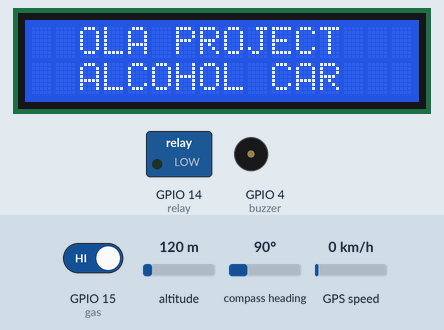
Bench run of a sketch on a simulated ESP32. On the bench: 16×2 character LCD, switched loads named in the sketch (green lamp = pin HIGH), buzzer (waves = sounding, pin HIGH). Inputs (shaded band) come from the test bench; at power-on: GPIO 15 (gas) HIGH, altitude 120 m, compass heading 90°, GPS speed 0 km/h. WiFi joins after 1.5 s; servers stay silent unless stated; the GPS gets a fix after 3 s at 37.7749, -122.4194 with 8 satellites; what the sketch prints to the serial monitor is not drawn.

Above: at 1.6 s.
At 5.7 s:
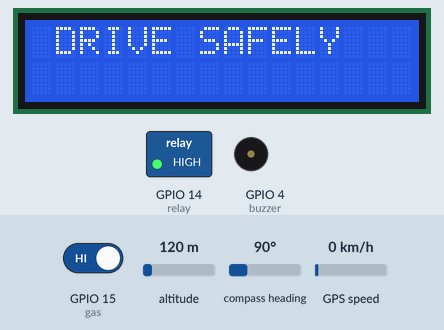
5.8 s: GPIO 15 (gas) driven LOW
At 7.6 s:
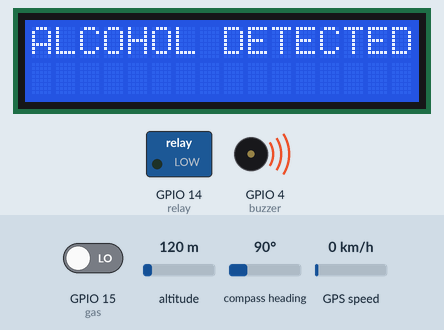
8.1 s: GPIO 15 (gas) driven HIGH
At 10.7 s:
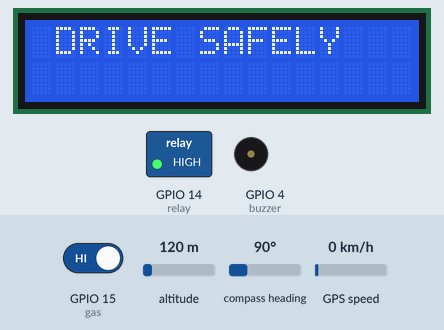
Timing chart, 0 to 12.2 s (numbered marks = the images above; inputs shaded):
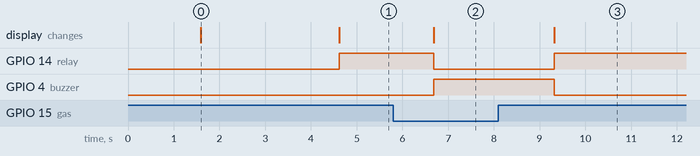

The sketch:

alcohol_send_sensor_to_telegram_with_lcd_and_gps.ino
```cpp
#include <WiFi.h>
#include <WiFiClientSecure.h>
#include <UniversalTelegramBot.h>
// include the library code:
#include <LiquidCrystal_I2C.h>
#include <TinyGPS++.h>

LiquidCrystal_I2C lcd(0x27,16,2);  // set the LCD address to 0x3F for a 16 chars and 2 line display

const char* ssid = "myjoy";
const char* password = "iloveyou";
#define gas 15

#define relay 14
#define buzzer 4


//#define BOTtoken "6831581865:AAH4wqYjtw7TCmQtDiPo-f8dEF6viuI1TC8"
//#define CHAT_ID "2014246209"

#define BOTtoken "7180448767:AAGjH02Em7XiPdAo8Xye9ys0BGmP7ixu6Hc"
#define CHAT_ID "5064519983"


WiFiClientSecure client;
UniversalTelegramBot bot(BOTtoken, client);

TinyGPSPlus gps;

void setup() {
  Serial.begin(115200);
  Serial2.begin(9600);
  pinMode (15, INPUT);
   pinMode (4, OUTPUT);
    pinMode (14, OUTPUT);

  WiFi.mode(WIFI_STA);
  WiFi.begin(ssid, password);
  client.setCACert(TELEGRAM_CERTIFICATE_ROOT);
  while (WiFi.status() != WL_CONNECTED) {
    delay(500);
    Serial.print(".");
  }
  Serial.println("");
  Serial.println("WiFi connected");
  lcd.init();
  lcd.clear();
  lcd.backlight();      // Make sure backlight is on

   // Print a message on both lines of the LCD.
  lcd.setCursor(2,0);   //Set cursor to character 2 on line 0
  lcd.print("OLA PROJECT");

  lcd.setCursor(2,1);   //Move cursor to character 2 on line 1
  lcd.print("ALCOHOL CAR");
  digitalWrite(relay, LOW);
  delay(3000);
}

void loop() {
  //int alcohol = HIGH;
  int alcohol = digitalRead(gas);
  Serial.println(alcohol);
  displayInfo();

  if(alcohol == 0) {
        lcd.clear();
         lcd.print("ALCOHOL DETECTED");
         digitalWrite(relay, LOW);
         digitalWrite(buzzer, HIGH);
           delay(1000);
          String message = "ALERT!! Alcohol detected!\n";
          bot.sendMessage(CHAT_ID, message, "");
          bot.sendMessage(CHAT_ID, "Alcohol in car detected!\nLocation: https://maps.google.com/?q=" + String(gps.location.lat(), 6) + "," + String(gps.location.lng(), 6), "");
          delay(1000);
     }
     else if(alcohol == 1){
             lcd.clear();
         lcd.print(" DRIVE SAFELY ");
            digitalWrite(relay, HIGH);
          digitalWrite(buzzer, LOW);
          delay(1000);
     }
}

void displayInfo()
{
   while (Serial2.available() > 0)
   if (gps.encode(Serial2.read()))
  Serial.print(F("Location: "));
  if (gps.location.isValid()){
    Serial.print("Lat: ");
    Serial.print(gps.location.lat(), 6);
    Serial.print(F(","));
    Serial.print("Lng: ");
    Serial.print(gps.location.lng(), 6);
    Serial.println();
  }
  else
  {
    Serial.print(F("INVALID"));
  }
}
```

Measured:
- after the input at 5.8 s, GPIO 14 (relay): HIGH → LOW after 0.89 s; GPIO 4 (buzzer): LOW → HIGH after 0.89 s; the display: changes after 0.89 s (image 2)
- after the input at 8.1 s, GPIO 14 (relay): LOW → HIGH after 1.2 s; GPIO 4 (buzzer): HIGH → LOW after 1.2 s; the display: changes after 1.2 s (image 3)
- what the display in image 0 shows lasts 3.0 s, from 1.6 s to 4.6 s
